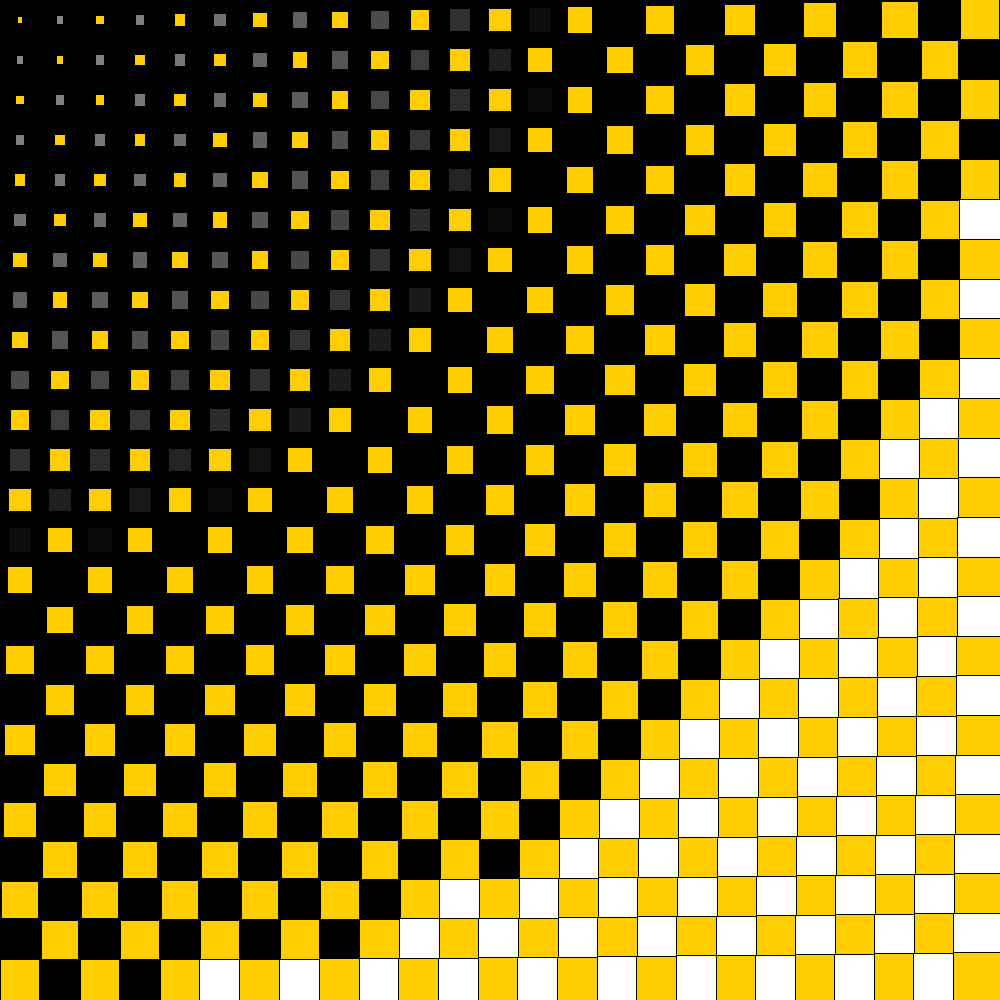
Frame 1 (no input)
Frame 60 (the mouse pressed at the canvas centre just before this capture): identical to frame 1, image omitted
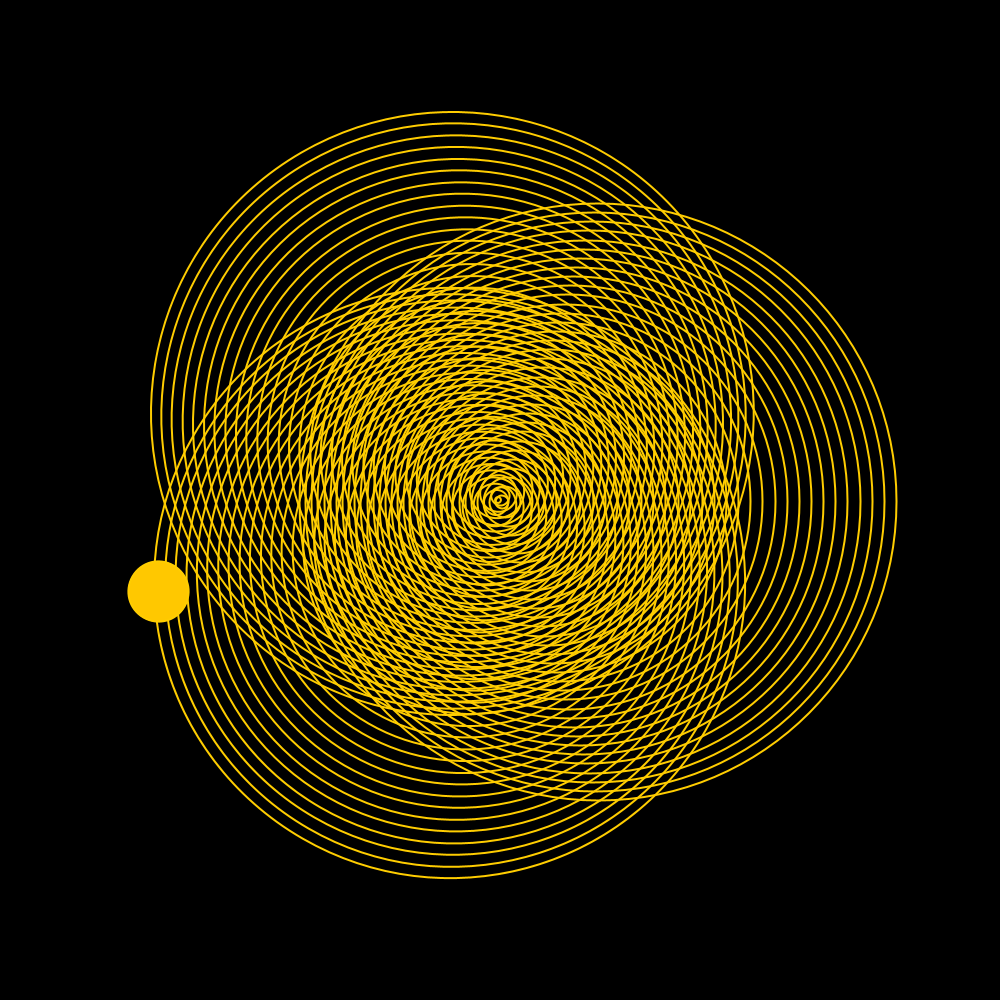
Frame 120 (the mouse held since frame 60 and released just before this capture)

The Processing sketch that drew these frames (run headless with seeded random() and noise(); from frame 60 on, the mouse is pressed at the canvas centre):

// Processing sketch: NestedLoop
// ── NestedLoop.pde
//mousePress the pattern to see more, mouse the pressed mouse to see more


int size = 40;
int rows;
int cols;
float distanceInCheck;
int xPos =500,yPos =500;
int cirSize = 10;

void setup(){
  size(1000,1000);
  //size = width/10;
  rows = height/size;
  cols = width/size;
}
 float yup = 0;
void draw(){
  
  background(0);
   distanceInCheck = dist(mouseX, mouseY,500,500);
   Checker();
        
}

void Checker(){  //Required 3,4 && Challenge1
  for(int i=0; i<cols; i++){
      for(int j=0; j<rows; j++){
           float d = dist(mouseX, mouseY, i*size+size/2,j*size+size/2);
            float s = map(d,0,width,5,size);
            float r = map(0,d,width,144,255);
         //noStroke();
         if((i+j)%2==0){
           fill(#FFCD00);
         }else{
           fill(r);
         }
         
         rectMode(CENTER);
        rect(i*size+size/2,j*size+size/2,s++, s++);
        //distanceInCheck = dist(mouseX, mouseY,i,j);
      }
   }
   if(mousePressed){
     DrawThing();
     RotatingCircle();
   }
  
}
void DrawCircle(){
  noStroke();
  fill(0);
  ellipseMode(CENTER);
  ellipse(xPos,yPos,cirSize++,cirSize++);
  
}
void DrawThing(){
  yup++;
  background(0);
  //fill(#FFCD00);
  stroke(#FFCD00);
  strokeWeight(2);
     noFill();
  //rotate(radians(-theta));
   pushMatrix();
   translate(width/2, height/2);
  for(int i=0; i<100; i++){
      //pushMatrix();
 float d = dist(mouseX, mouseY, 100,100);
            float s = map(d,0,width,i,i*10);
   //translate(width/2, height/2);
     rotate(radians(-yup));
    ellipse(0+i,2,s,s);
     //rect(0,0,i*5,i*5);
     //popMatrix();
  }
  popMatrix();
}

void RotatingCircle(){
  float d = dist(mouseX, mouseY, 100,100);
            float s = map(d,0,width,10,100);
  pushMatrix();
  fill(#FFC800);
  translate(width/2, height/2);
   rotate(radians(yup++));
    ellipse(250,250,s,s);
  popMatrix();
}


void mousePressed(){
  println("Random");
  DrawCircle();
  DrawThing();
  
  //Checker();
  //if(distanceInCheck < size/2){
  //  println("Random");
  //}
}
